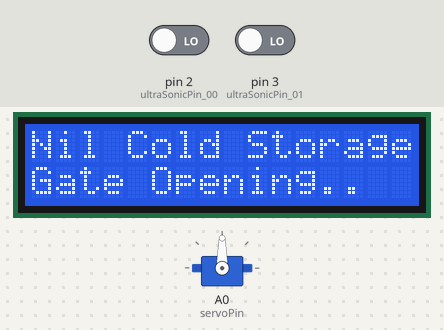
Bench run of a sketch on a simulated Arduino Uno, built with avr-gcc and run on an emulated ATmega328P. On the bench: servo, 16×2 character LCD. The inputs (shaded band) are chosen by the test bench; at power-on: pin 2 (ultraSonicPin_00) LOW, pin 3 (ultraSonicPin_01) LOW. What the sketch prints to the serial monitor is not drawn.

Above: at 2.1 s.

The sketch:

ArduinoforGate.ino
```cpp
#include <Servo.h>
#include <LiquidCrystal.h>

LiquidCrystal lcd(8,9,7,6,5,4);
int ultraSonicPin_00;
int ultraSonicPin_01;

int distance00;
int distance01;

int angle;
int servoPin;
int lastDistance00;
int lastDistance01;
long updatedebounceTime;
long debounceTime;
Servo myGate;

short row, col;
String message_01 = "Nil Cold Storage";
String message_02;


long readDistance(int triggerPin, int echoPin) {
  pinMode(triggerPin, OUTPUT);  // Clear the trigger

  // Sets the trigger pin to HIGH state for 10 microseconds
  digitalWrite(triggerPin, LOW);
  delay(2);
  digitalWrite(triggerPin, HIGH);
  delay(5);
  digitalWrite(triggerPin, LOW);
  pinMode(echoPin, INPUT);
  // Reads the echo pin, and returns the sound wave travel time in microseconds
  return pulseIn(echoPin, HIGH);
}

void setup() {
  ultraSonicPin_00 = 2;
  ultraSonicPin_01 = 3;
  angle = 0;
  distance00 = 0;
  distance01 = 0;
  servoPin = A0;
  debounceTime = 5000;
  updatedebounceTime = millis();
  //Servo myGate
  Serial.begin(9600);
  myGate.attach(servoPin);

  //LCD
  lcd.begin(16, 2);

}

void loop() {
  // measure the ping time in cm
  distance00 = 0.01723 * readDistance(ultraSonicPin_00, ultraSonicPin_00);
  distance01 = 0.01723 * readDistance(ultraSonicPin_01, ultraSonicPin_01);

  //Serial.print(lastDistance00);
  //Serial.println("Last distance00");

  //Serial.print(distance00);
  //Serial.println("distance0");

  Serial.println(updatedebounceTime);
  Serial.println("updatedebounceTime");
  Serial.println(millis() - updatedebounceTime);

  //if((lastDistance00!=distance00)||(lastDistance01 != distance01)){
  //updatedebounceTime = millis();
  //}

  lcd.clear();
  lcd.setCursor(row, 0);
  lcd.print(message_01);

  if ((distance00 <= 250) || (distance01 <= 250)) {
    angle = 90;
    updatedebounceTime = millis();
	row = 0;
	col = 1;
	message_02 = "Gate Opening..";
	lcd.setCursor(row, col);
	lcd.print(message_02);
  }
  else if (((millis() - updatedebounceTime) >= debounceTime)) {
    if ((distance00 > 250) && (distance01 > 250)) {
      angle = 0;
	  row = 0;
	  col = 1;
	  message_02 = "Gate Closing..";
	  lcd.setCursor(row, col);
	  lcd.print(message_02);
    }
  }

  myGate.write(angle);
  delay(1000);

  lastDistance00 = distance00;
  lastDistance01 = distance01;
}
```
